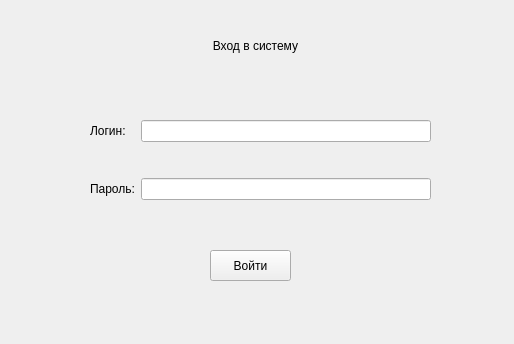
<?xml version="1.0" encoding="UTF-8"?>
<ui version="4.0">
 <class>Form</class>
 <widget class="QWidget" name="Form">
  <property name="windowModality">
   <enum>Qt::ApplicationModal</enum>
  </property>
  <property name="geometry">
   <rect>
    <x>0</x>
    <y>0</y>
    <width>514</width>
    <height>344</height>
   </rect>
  </property>
  <property name="windowTitle">
   <string>Вход</string>
  </property>
  <widget class="QWidget" name="gridLayoutWidget">
   <property name="geometry">
    <rect>
     <x>90</x>
     <y>90</y>
     <width>341</width>
     <height>141</height>
    </rect>
   </property>
   <layout class="QGridLayout" name="gridLayout">
    <item row="1" column="0">
     <widget class="QLabel" name="passwordLabel">
      <property name="font">
       <font>
        <pointsize>9</pointsize>
       </font>
      </property>
      <property name="text">
       <string>Пароль:</string>
      </property>
     </widget>
    </item>
    <item row="0" column="0">
     <widget class="QLabel" name="loginLabel">
      <property name="font">
       <font>
        <pointsize>9</pointsize>
       </font>
      </property>
      <property name="text">
       <string>Логин:</string>
      </property>
     </widget>
    </item>
    <item row="0" column="1">
     <widget class="QLineEdit" name="loginLineEdit"/>
    </item>
    <item row="1" column="1">
     <widget class="QLineEdit" name="passwordLineEdit">
      <property name="echoMode">
       <enum>QLineEdit::Password</enum>
      </property>
     </widget>
    </item>
   </layout>
  </widget>
  <widget class="QLabel" name="errorLabel">
   <property name="geometry">
    <rect>
     <x>20</x>
     <y>295</y>
     <width>471</width>
     <height>31</height>
    </rect>
   </property>
   <property name="font">
    <font>
     <pointsize>9</pointsize>
    </font>
   </property>
   <property name="text">
    <string/>
   </property>
  </widget>
  <widget class="QPushButton" name="logInButton">
   <property name="geometry">
    <rect>
     <x>210</x>
     <y>250</y>
     <width>81</width>
     <height>31</height>
    </rect>
   </property>
   <property name="font">
    <font>
     <pointsize>9</pointsize>
    </font>
   </property>
   <property name="text">
    <string>Войти</string>
   </property>
  </widget>
  <widget class="QLabel" name="requirementsLabel">
   <property name="geometry">
    <rect>
     <x>30</x>
     <y>30</y>
     <width>451</width>
     <height>31</height>
    </rect>
   </property>
   <property name="font">
    <font>
     <pointsize>9</pointsize>
    </font>
   </property>
   <property name="contextMenuPolicy">
    <enum>Qt::CustomContextMenu</enum>
   </property>
   <property name="layoutDirection">
    <enum>Qt::LeftToRight</enum>
   </property>
   <property name="text">
    <string>Вход в систему</string>
   </property>
   <property name="textFormat">
    <enum>Qt::AutoText</enum>
   </property>
   <property name="scaledContents">
    <bool>false</bool>
   </property>
   <property name="alignment">
    <set>Qt::AlignCenter</set>
   </property>
  </widget>
 </widget>
 <resources/>
 <connections/>
</ui>
